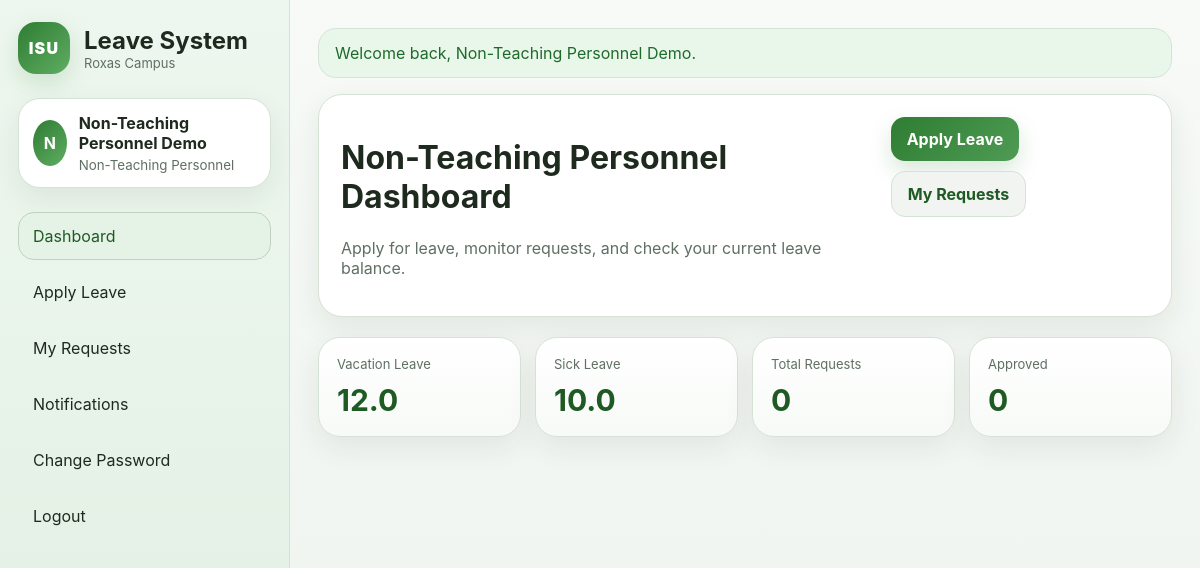
The page /nonteaching_dashboard.php (signed in) on the database its author committed.
### tables this page shows
CREATE TABLE users (
    id INT AUTO_INCREMENT PRIMARY KEY,
    employee_no VARCHAR(50) NULL,
    fullname VARCHAR(150) NOT NULL,
    email VARCHAR(150) NOT NULL UNIQUE,
    password VARCHAR(255) NOT NULL,
    role ENUM('admin','head','teaching','non_teaching') NOT NULL,
    department VARCHAR(150) NOT NULL,
    position VARCHAR(150) NULL,
    vacation_leave DECIMAL(10,1) NOT NULL DEFAULT 15.0,
    sick_leave DECIMAL(10,1) NOT NULL DEFAULT 15.0,
    created_at TIMESTAMP DEFAULT CURRENT_TIMESTAMP
);

### auth.php (called while the page is built, shortened)
<?php
require_once __DIR__ . '/config.php';
function currentUser() {
    return $_SESSION['user'] ?? null;
}
function refreshSessionUser(PDO $db) {
    $stmt = $db->prepare("SELECT * FROM users WHERE id = ?");
    $stmt->execute([currentUser()['id']]);
}
function dashboardForRole(string $role): string {
    switch ($role) {
        case 'non_teaching': return 'nonteaching_dashboard.php';
    }
}
?>

### config.php (called while the page is built, shortened)
<?php
function e($value) {
    return htmlspecialchars((string)$value, ENT_QUOTES, 'UTF-8');
}
function flash($key, $message = null) {
    if (isset($_SESSION['_flash'][$key])) {
        $msg = $_SESSION['_flash'][$key];
        return $msg;
    }
    return null;
}
?>

### functions.php (called while the page is built, shortened)
<?php
require_once __DIR__ . '/config.php';
function roleLabel(string $role): string {
    switch ($role) {
        case 'non_teaching': return 'Non-Teaching Personnel';
    }
}

### nonteaching_dashboard.php (the view, shortened to what this page needs)
<?php
require_once __DIR__ . '/auth.php';
refreshSessionUser($db);
$user = currentUser();
$stmt = $db->prepare("SELECT COUNT(*) FROM leave_requests WHERE employee_id = ?");
$stmt->execute([$user['id']]);
$total = (int)$stmt->fetchColumn();
$stmt = $db->prepare("SELECT COUNT(*) FROM leave_requests WHERE employee_id = ? AND status = 'Approved'");
$stmt->execute([$user['id']]);
$approved = (int)$stmt->fetchColumn();
include 'layout_top.php';
?>
<div class="card">
    <div class="hero-head">
        <div>
            <h1>Non-Teaching Personnel Dashboard</h1>
            <p>Apply for leave, monitor requests, and check your current leave balance.</p>
        </div>
        <div class="actions">
            <a class="btn" href="apply_leave.php">Apply Leave</a>
            <a class="btn secondary" href="my_requests.php">My Requests</a>
        </div>
    </div>
</div>
<div class="stats">
    <div class="stat"><span>Vacation Leave</span><strong><?= e($user['vacation_leave']) ?></strong></div>
    <div class="stat"><span>Sick Leave</span><strong><?= e($user['sick_leave']) ?></strong></div>
    <div class="stat"><span>Total Requests</span><strong><?= $total ?></strong></div>
    <div class="stat"><span>Approved</span><strong><?= $approved ?></strong></div>
</div>
<?php include 'layout_bottom.php'; ?>

### layout_top.php (shortened to what this page needs)
<?php
require_once __DIR__ . '/config.php';
require_once __DIR__ . '/auth.php';
require_once __DIR__ . '/functions.php';
$user = $_SESSION['user'] ?? null;
$currentPage = basename($_SERVER['PHP_SELF'] ?? '');
function navActive(string $page, string $currentPage): string { return $page === $currentPage ? 'active' : ''; }
?>
<!DOCTYPE html>
<html lang="en">
<head>
    <link rel="stylesheet" href="style.css">
</head>
<body>
<div class="shell">
    <?php if ($user): ?>
    <aside class="sidebar">
        <div class="brand">
            <div class="logo">ISU</div>
            <div>
                <h2>Leave System</h2>
                <p>Roxas Campus</p>
            </div>
        </div>
        <div class="profile">
            <div class="avatar"><?= strtoupper(substr($user['fullname'], 0, 1)) ?></div>
            <div>
                <strong><?= e($user['fullname']) ?></strong>
                <small><?= e(roleLabel($user['role'])) ?></small>
            </div>
        </div>
        <nav class="menu">
            <a class="<?= navActive(dashboardForRole($user['role']), $currentPage) ?>" href="<?= e(dashboardForRole($user['role'])) ?>">Dashboard</a>
            <?php if (in_array($user['role'], ['teaching', 'non_teaching'])): ?>
                <a class="<?= navActive('apply_leave.php', $currentPage) ?>" href="apply_leave.php">Apply Leave</a>
                <a class="<?= navActive('my_requests.php', $currentPage) ?>" href="my_requests.php">My Requests</a>
            <?php endif; ?>
            <a class="<?= navActive('notifications.php', $currentPage) ?>" href="notifications.php">Notifications</a>
            <a class="<?= navActive('change_password.php', $currentPage) ?>" href="change_password.php">Change Password</a>
            <a href="logout.php">Logout</a>
        </nav>
    </aside>
    <?php endif; ?>
    <main class="content <?= $user ? '' : 'auth-page' ?>">
        <?php if ($msg = flash('success')): ?>
            <div class="alert success"><?= e($msg) ?></div>
        <?php endif; ?>

### style.css (style rules this page uses)
:root { --bg:#eef3ee; --bg-soft:#f7faf7; --panel:#ffffff; --panel-2:#f2f6f2; --line:#d7e2d7; --text:#1f2a1f; --muted:#5f6f63; --primary:#2e7d32; --primary-dark:#1f5a24; --primary-soft:#e5f3e6; --success:#2e7d32; --danger:#c0392b; --warning:#d68b00; --shadow:0 10px 30px rgba(31,42,31,.08); }
* { box-sizing:border-box }
html { scroll-behavior:smooth }
body { margin:0;font-family:Inter,Segoe UI,Arial,sans-serif;color:var(--text);background:linear-gradient(180deg,var(--bg-soft),var(--bg)); }
a { text-decoration:none;color:var(--primary-dark) }
.shell { display:flex;min-height:100vh }
.sidebar { width:290px;padding:22px 18px;border-right:1px solid var(--line);background:linear-gradient(180deg,#eef7ef,#e1efe2);position:sticky;top:0;height:100vh }
.brand { display:flex;align-items:center;gap:14px;margin-bottom:24px }
.logo { width:52px;height:52px;border-radius:18px;background:linear-gradient(135deg,var(--primary),#5fad62);display:grid;place-items:center;font-weight:900;letter-spacing:.08em;color:#fff;box-shadow:0 8px 24px rgba(46,125,50,.18) }
.brand h2,.brand p { margin:0 }
.brand p { font-size:13px;color:var(--muted) }
.profile,.card,.login-card,.hero-pane,.note-box,.stat,.print-sheet,.mini-card { background:var(--panel);border:1px solid var(--line);box-shadow:var(--shadow) }
.profile { display:flex;align-items:center;gap:12px;padding:14px;border-radius:22px;margin-bottom:24px }
.avatar { width:46px;height:46px;border-radius:50%;display:grid;place-items:center;font-weight:700;background:linear-gradient(135deg,var(--primary),#5fad62);color:#fff }
.profile small { display:block;color:var(--muted);margin-top:4px }
.menu { display:grid;gap:8px }
.menu a { padding:13px 14px;border-radius:16px;color:var(--text);border:1px solid transparent;transition:all .2s ease }
.menu a:hover,.menu a.active { transform:translateX(4px);background:var(--primary-soft);border-color:#bfd2c0;text-decoration:none;color:var(--primary-dark) }
.content { flex:1;padding:28px }
.card,.print-sheet,.mini-card { padding:22px;border-radius:24px;margin-bottom:20px }
.hero-head { display:flex;justify-content:space-between;align-items:flex-start;gap:18px }
.hero-head p,.muted { color:var(--muted) }
.stats { display:grid;grid-template-columns:repeat(auto-fit,minmax(180px,1fr));gap:14px;margin-top:20px }
.stat { padding:18px;border-radius:22px;transition:transform .25s ease,border-color .25s ease;background:linear-gradient(180deg,#fff,#f7faf7) }
.stat span { display:block;color:var(--muted);font-size:13px }
.stat strong { display:block;margin-top:10px;font-size:30px;color:var(--primary-dark) }
button,.btn,.button { display:inline-flex;align-items:center;justify-content:center;gap:8px;padding:12px 16px;border:none;border-radius:14px;color:white;font-weight:700;cursor:pointer;background:linear-gradient(135deg,var(--primary),#4f9b55);transition:transform .2s ease, box-shadow .2s ease, filter .2s ease;box-shadow:0 10px 22px rgba(46,125,50,.18) }
.btn.secondary,.button.secondary,.btn-outline { background:#f1f4f1;color:var(--primary-dark);border:1px solid var(--line);box-shadow:none }
.alert { padding:14px 16px;border-radius:18px;border:1px solid var(--line);margin-bottom:16px }
.alert.success { background:#e9f7eb;color:#1f6a2a }
.actions { display:flex;gap:10px;flex-wrap:wrap }

### rows shown on the page
users: fullname "N", fullname "Non-Teaching Personnel Demo", role "Non-Teaching Personnel", vacation_leave "12.0", sick_leave "10.0"

### other values the page prints
$msg "Welcome back, Non-Teaching Personnel Demo."
$total "0"
$approved "0"
